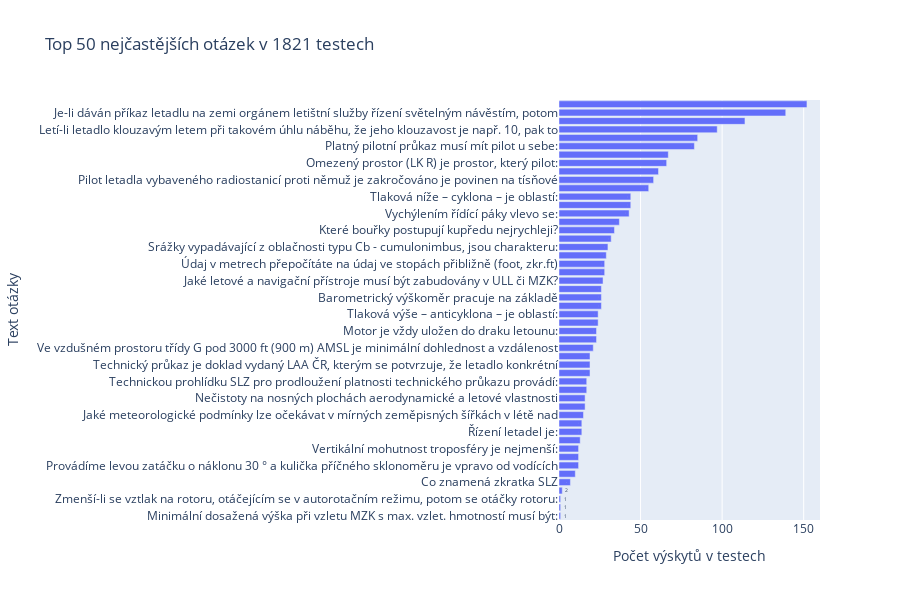

The cell this chart's notebook holds for it:
### Code cell
# Zkontrolujeme, zda DataFrame 'question_counts' existuje
if 'question_counts' in locals() and question_counts is not None and len(question_counts) > 0:
    # Importujeme potřebnou knihovnu pro vizualizaci
    import plotly.express as px

    # Vybereme prvních 10 nejčastějších otázek (DataFrame je již seřazen)
    top_10_questions = question_counts.head(50)

    # Vytvoření horizontálního sloupcového grafu
    # Tento typ grafu je ideální pro zobrazení dlouhých textových popisků
    fig = px.bar(
        top_10_questions,
        x="pocet_vyskytu",
        y="text_otazky",
        orientation='h', # Nastavení horizontální orientace
        title=f"Top 50 nejčastějších otázek v {len(os.listdir("parsed_tests"))} testech",
        labels={
            "pocet_vyskytu": "Počet výskytů v testech",
            "text_otazky": "Text otázky"
        },
        text="pocet_vyskytu" # Zobrazí hodnoty přímo na sloupcích
    )

    # Vylepšení vzhledu grafu
    # Seřadíme osu Y tak, aby otázka s nejvyšším počtem byla nahoře
    fig.update_layout(
        yaxis={'categoryorder':'total ascending'},
        height=600 # Zvětšíme výšku grafu, aby se texty vešly
    )

    # Zobrazení grafu
    fig.show()
    fig.to_image(format="png")
else:
    print("DataFrame 'question_counts' neexistuje nebo je prázdný. Spusťte nejprve buňku pro seskupení otázek.")

### Figure 1 — Plotly figure (JSON) as saved in the notebook; plotly's stock layout.template omitted (floating-point values rounded to 4 significant figures)
{"data": [{"hovertemplate": "Počet výskytů v testech=%{text}<br>Text otázky=%{y}<extra></extra>", "legendgroup": "", "marker": {"color": "#636efa", "pattern": {"shape": ""}}, "name": "", "orientation": "h", "showlegend": false, "text": [26.0, 66.0, 114.0, 27.0, 17.0, 152.0, 55.0, 139.0, 23.0, 67.0, 28.0, 21.0, 44.0, 12.0, 30.0, 17.0, 19.0, 28.0, 16.0, 24.0, 15.0, 26.0, 34.0, 24.0, 1.0, 12.0, 1.0, 14.0, 7.0, 10.0, 43.0, 29.0, 14.0, 2.0, 32.0, 61.0, 37.0, 58.0, 19.0, 83.0, 13.0, 44.0, 12.0, 97.0, 23.0, 26.0, 1.0, 85.0, 16.0, 19.0], "textposition": "auto", "x": [26, 66, 114, 27, 17, 152, 55, 139, 23, 67, 28, 21, 44, 12, 30, 17, 19, 28, 16, 24, 15, 26, 34, 24, 1, 12, 1, 14, 7, 10, 43, 29, 14, 2, 32, 61, 37, 58, 19, 83, 13, 44, 12, 97, 23, 26, 1, 85, 16, 19], "xaxis": "x", "y": ["Zvýšená netěsnost palivového potrubí mezi nádrží a nízkotlakým čerpadlem se projeví:", "Omezený prostor (LK R) je prostor, který pilot:", "Při zvětšování úhlu náběhu:", "Jaké letové a navigační přístroje musí být zabudovány v ULL či MZK?", "Část cyklóny mezi teplou a studenou frontou se jmenuje:", "Horizontální červená čtvercová deska se žlutými úhlopříčkami vyložená na návěstní ploše", "Malá kružnice je:", "Je-li dáván příkaz letadlu na zemi orgánem letištní služby řízení světelným návěstím, potom", "Slot je:", "Vzdušný prostor TRA GA je třídy:", "Každý „letoun“ vyhovující definici pojmu „letoun“ má tyto hlavní části", "Ve vzdušném prostoru třídy G pod 3000 ft (900 m) AMSL je minimální dohlednost a vzdálenost", "Přejde-li letadlo s pevnou vrtulí do klesání bez ubrání přípusti motoru potom:", "Provádíme levou zatáčku o náklonu 30 ° a kulička příčného sklonoměru je vpravo od vodících", "Srážky vypadávající z oblačnosti typu Cb - cumulonimbus, jsou charakteru:", "Technickou prohlídku SLZ pro prodloužení platnosti technického průkazu provádí:", "Letí-li dvě letadla na protínajících se tratích v přibližně stejné hladině, musí se letadlo, které má", "Údaj v metrech přepočítáte na údaj ve stopách přibližně (foot, zkr.ft)", "Změna skupenství voda – vodní pára se nazývá:", "Základní příčinou vzniku mechanické turbulence je:", "Jaké meteorologické podmínky lze očekávat v mírných zeměpisných šířkách v létě nad", "Barometrický výškoměr pracuje na základě", "Které bouřky postupují kupředu nejrychleji?", "Tlaková výše – anticyklona – je oblastí:", "Minimální dosažená výška při vzletu MZK s max. vzlet. hmotností musí být:", "Které základní parametry a jevy určují počasí uvnitř vzduchové hmoty:", "Jaký druh odporu hraje při obtékání vrchlíku PK zásadní roli?", "Řízení letadel je:", "Co znamená zkratka SLZ", "Zhuštěné isobary na synoptické mapě značí:", "Vychýlením řídící páky vlevo se:", "Kolik souřadných os má letoun a jak se nazývají ?", "Hlavními nosnými členy přenášejícími ohyb u nosníkových křídel jsou:", "Je-li v signální (návěstní) ploše nebo na konci vzletové a přistávací dráhy a nebo na pásu v", "Úhel nastavení za letu stavitelné vrtule v cestovním režimu letu je:", "Proč je při přistání velmi nebezpečné již vysunuté vztlakové klapky znovu zasunout?", "Pojíždí-li dvě letadla proti nebo přibližně proti sobě, piloti obou letadel jsou povinni zastavit,", "Pilot letadla vybaveného radiostanicí proti němuž je zakročováno je povinen na tísňové", "Technický průkaz je doklad vydaný LAA ČR, kterým se potvrzuje, že letadlo konkrétní", "Platný pilotní průkaz musí mít pilot u sebe:", "Vítr významně ovlivňuje letecký provoz:", "Tlaková níže – cyklona – je oblastí:", "Vertikální mohutnost troposféry je nejmenší:", "Letí-li letadlo klouzavým letem při takovém úhlu náběhu, že jeho klouzavost je např. 10, pak to", "Motor je vždy uložen do draku letounu:", "Mezi povinnosti velitele letadla/SLZ mimo jiné patří:", "Zmenší-li se vztlak na rotoru, otáčejícím se v autorotačním režimu, potom se otáčky rotoru:", "Srovnávací navigace spočívá v:", "Nečistoty na nosných plochách aerodynamické a letové vlastnosti", "Přistání na vodní hladině provádí pilot PK"], "yaxis": "y", "type": "bar"}], "layout": {"xaxis": {"anchor": "y", "domain": [0.0, 1.0], "title": {"text": "Počet výskytů v testech"}}, "yaxis": {"anchor": "x", "domain": [0.0, 1.0], "title": {"text": "Text otázky"}, "categoryorder": "total ascending"}, "legend": {"tracegroupgap": 0}, "title": {"text": "Top 50 nejčastějších otázek v 1821 testech"}, "barmode": "relative", "height": 600}}
